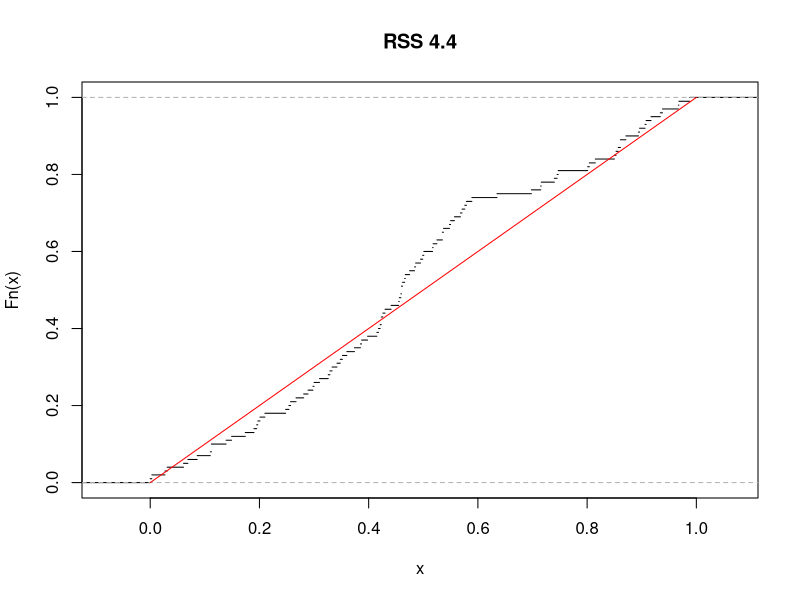

The R script that drew this image:
#!/usr/bin/Rscript

rm(list=ls())

rss_44 <- function(X, m = 1000) {
  Dn <- ks.test(X, "pnorm", mean(X), sd(X))$statistic
  sum <- 0
  
  for(k in 1:m) {
    Xk <- rnorm(n, mean = mean(X), sd = sqrt(var(X)))
    Zk <- rnorm(n, mean = mean(Xk), sd = sqrt(var(Xk)))
    
    # Dn = Kolm.-Smirn.
    Dk <- ks.test(Xk, "pnorm", mean(Xk), sd(Xk))$statistic
    
    if(Dk >= Dn) {
      sum <- sum + 1
    }
  }
  p <- 1/m*sum
  return (p)
}

n <- 100 
m <- 1000
Pi <- 1:n
for(i in 1:n) {
  X <- rnorm(n)
  Pi[i] <- rss_44(X, m)
}

plot(ecdf(Pi), do.points = FALSE, main="RSS 4.4")
lines(c(0,1),c(0,1), col="red")
